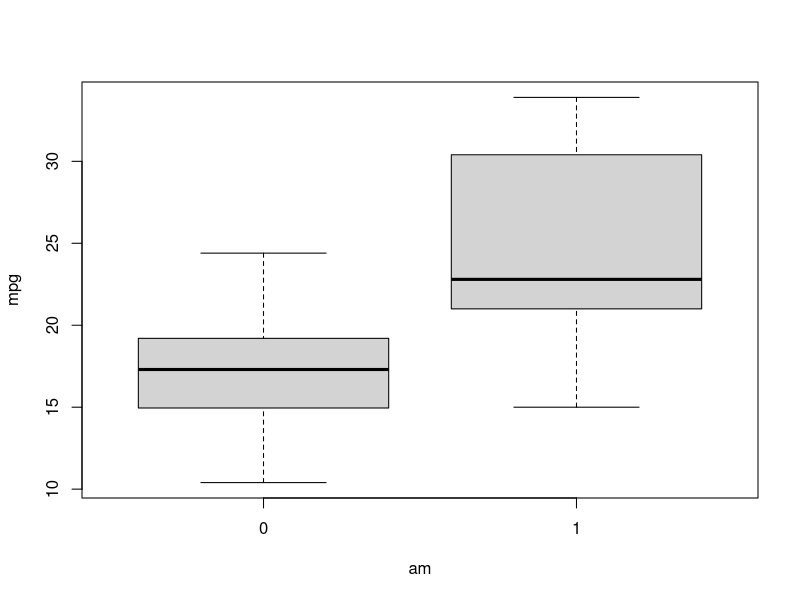
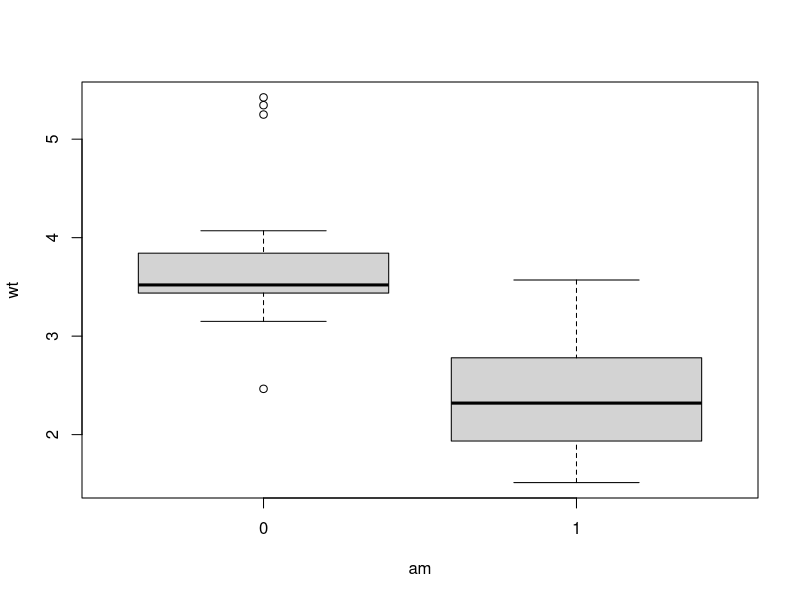
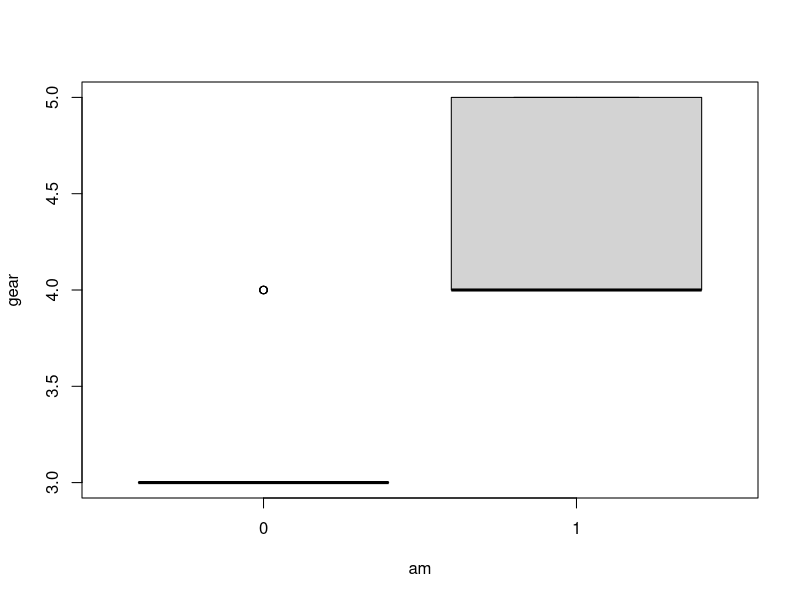
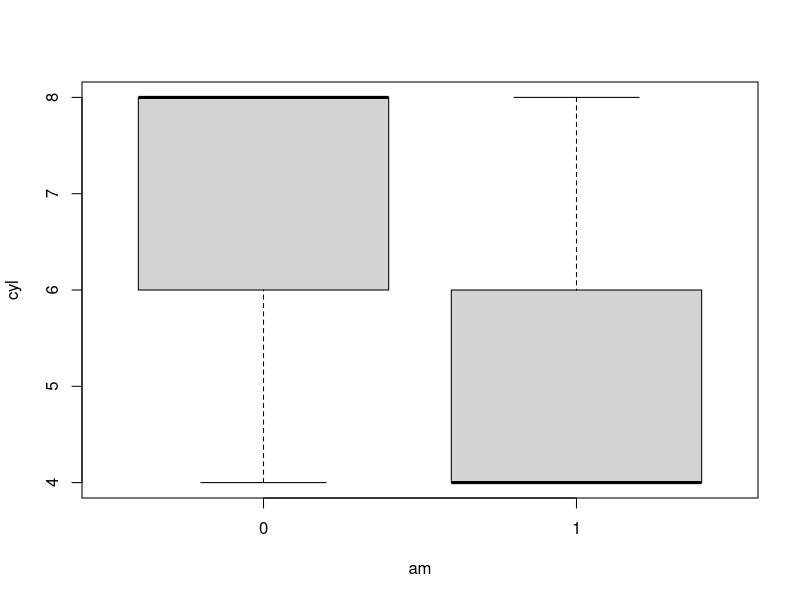
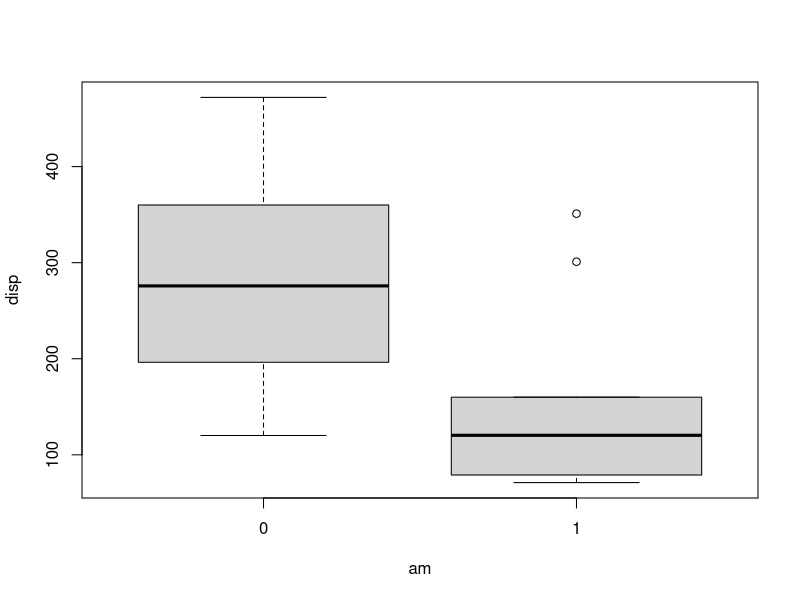
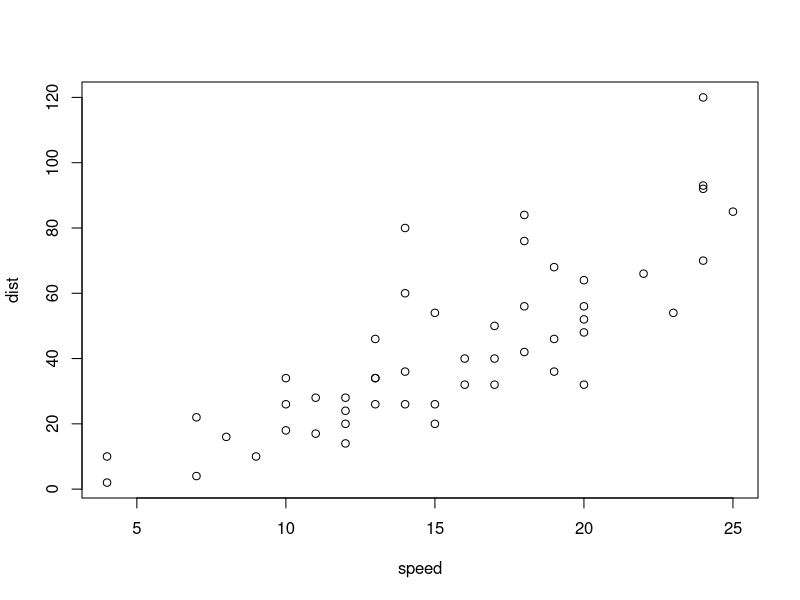

Generate these figures, in order, with R:
## ---- chunk 1
## Boxplot of MPG
boxplot(mpg~am,mtcars)
## ---- chunk 2
## Boxplot of weight
boxplot(wt~am,mtcars)
## ---- chunk 3
boxplot(gear~am,mtcars)
## ---- chunk 4
### plot(am,gear,mtcars)
## Don't know what is happening here, but won't plot.
## ---- chunk 5
boxplot(cyl~am,mtcars)
## ---- chunk 6
boxplot(disp~am,mtcars)
## ---- chunk 7
VersionInfo<-R.Version()
print(VersionInfo$platform)
print(VersionInfo$version.string)
## ---- chunk 8
summary(mtcars)
## ---- chunk 9
plot(cars)
